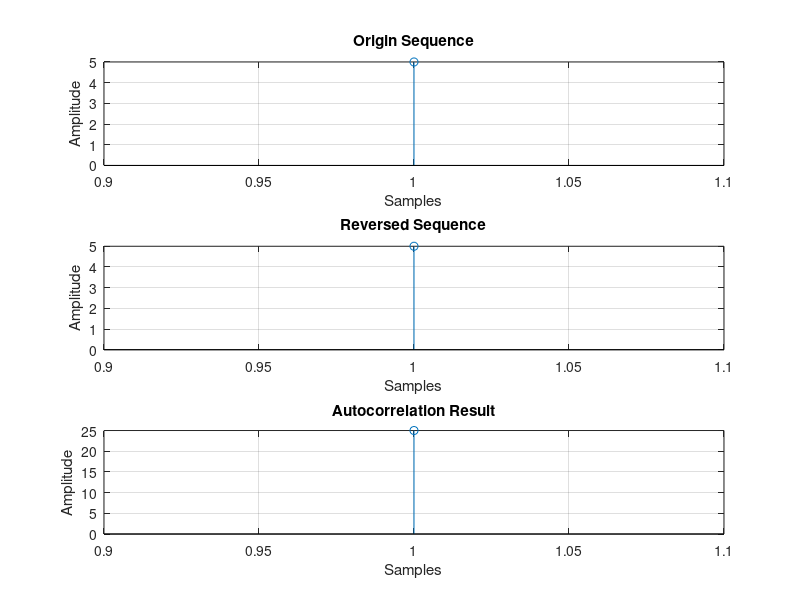

MATLAB code to generate this figure:
clc;
clear all;
close all;

x = input('Enter the Sequence X: ');

subplot(3,1,1);
stem(x);
title('Origin Sequence');
xlabel('Samples');
ylabel('Amplitude');
grid on;

y = fliplr(x);

subplot(3,1,2);
stem(y);
title('Reversed Sequence');
xlabel('Samples');
ylabel('Amplitude');
grid on;

c = conv(x, y);

subplot(3,1,3);
stem(c);
title('Autocorrelation Result');
xlabel('Samples');
ylabel('Amplitude');
grid on;

% ip - [2 3 4]